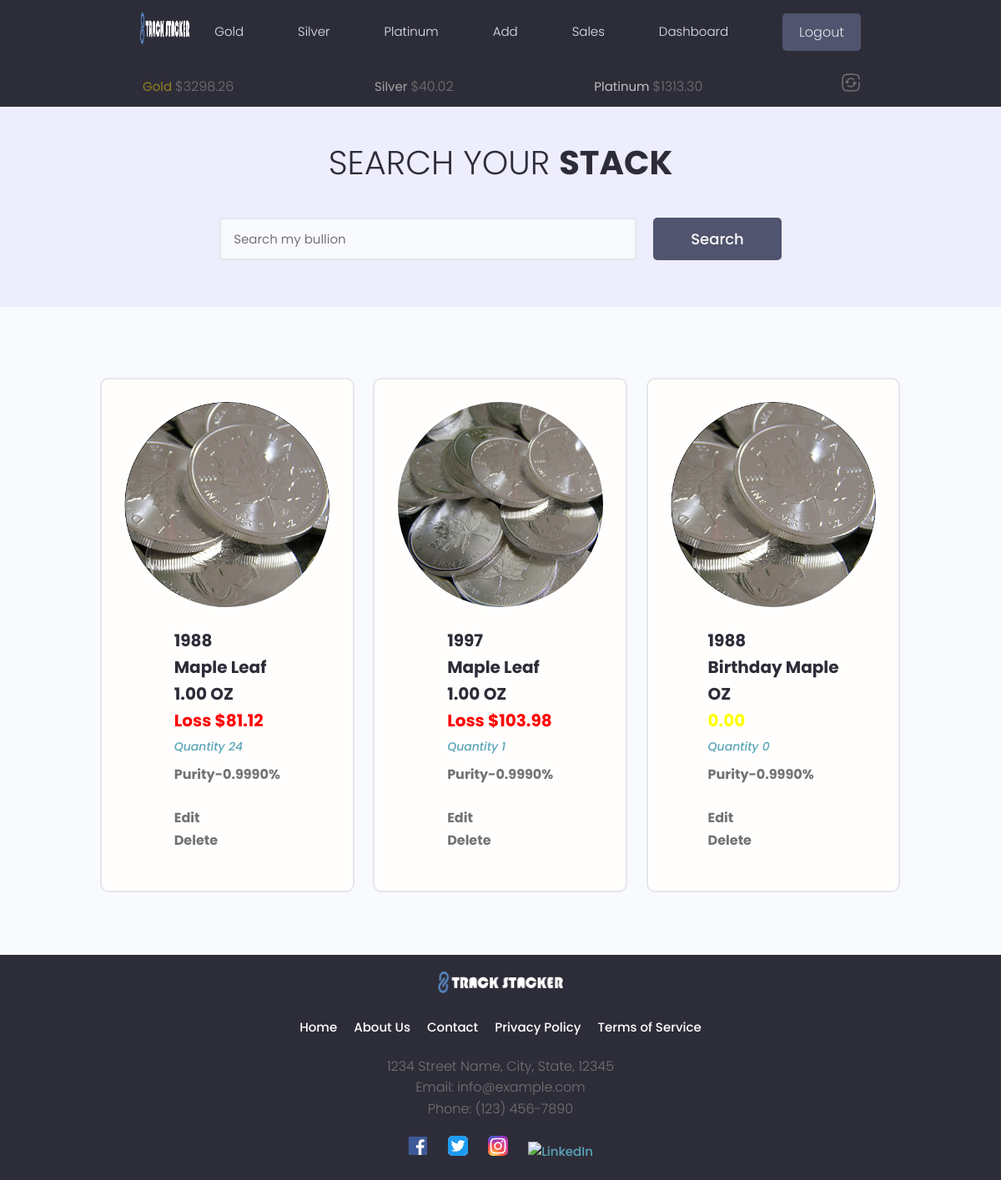
Before: /search-stack/ (signed in) with the older database file.
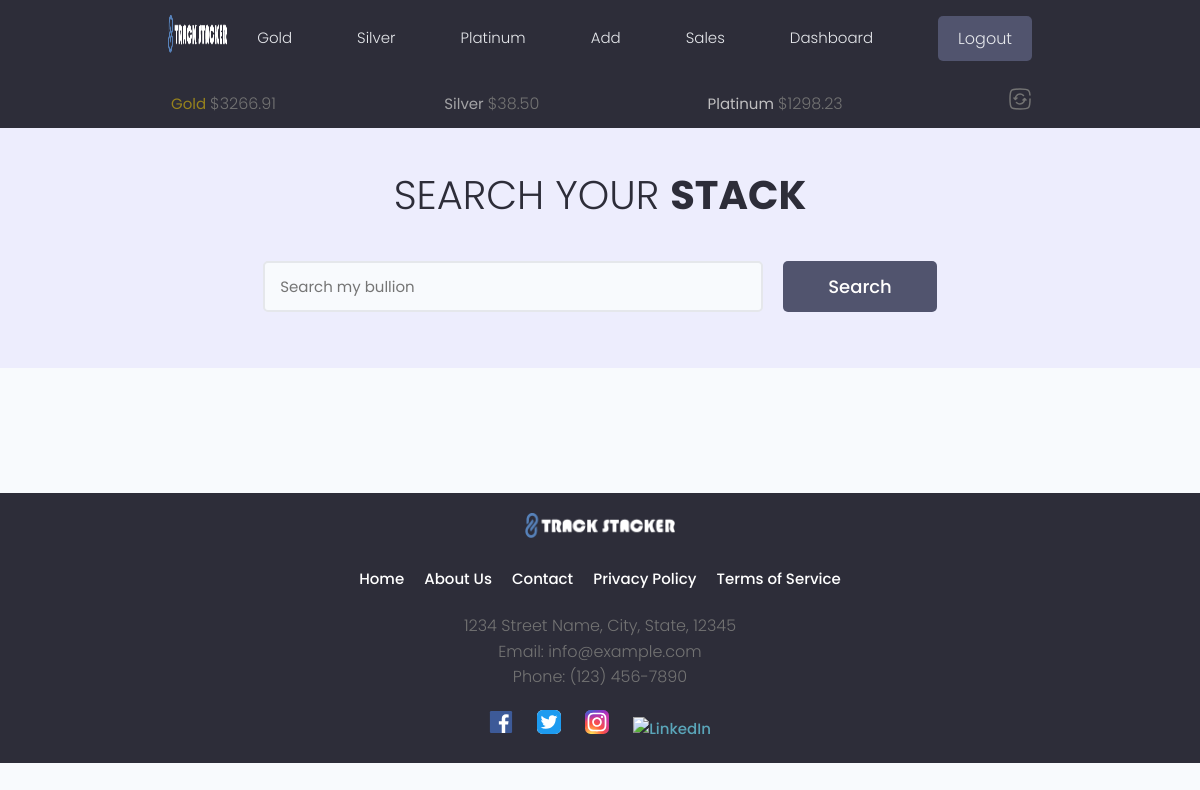
After: the same page with the newer database file.
### tracker/models.py (models this page shows, shortened)
class MetalsData(models.Model):
    owner = models.OneToOneField(Profile, on_delete=models.CASCADE)
    timestamp = models.IntegerField(default=0)
    rates = models.JSONField(default=dict)
    currency = models.CharField(max_length=30)
    current_gold_price = models.DecimalField(max_digits=30, decimal_places=2, default=0)
    current_silver_price = models.DecimalField(max_digits=30, decimal_places=2, default=0)
    current_platinum_price = models.DecimalField(max_digits=30, decimal_places=2, default=0)
    class Meta:
        verbose_name_plural = "Metals Data"

class Silver(models.Model):
    METAL_TYPES = (
        ('gold', 'Gold'),
        ('silver', 'Silver'),
        ('platinum', 'Platinum'),
    )
    BAR_ROUND_MISC = (
        ('bar', 'Bar'),
        ('round', 'Round'),
        ('misc', 'Misc'),
    )
    UNIT_CHOICES = [
        ('GRAMS', 'Grams'),
        ('TROY_OUNCES', 'Troy Ounces'),
    ]
    COA_PRESENT = [
        ('yes', 'Yes'),
        ('no', 'No'),
    ]
    owner = models.ForeignKey(Profile, on_delete=models.CASCADE, default=None, null=True, blank=True, unique=False)
    metal_type = models.CharField(max_length=100, choices=METAL_TYPES, default='')
    item_type = models.CharField(max_length=100, choices=BAR_ROUND_MISC, default='round')
    coa_present = models.CharField(max_length=100, choices=COA_PRESENT, default='no')
    item_year =models.PositiveIntegerField(null=True, blank=True, default=None)
    item_name = models.CharField(max_length=100)
    item_about = models.TextField(max_length=500, null=True, blank=True, default="")
    featured_image = models.ImageField(default='images/silver_avatar.jpg', null=True, blank=True)
    purity = models.DecimalField(max_digits=15, decimal_places=4, null=True, blank=True)
    quantity = models.IntegerField()
    weight_troy_oz = models.DecimalField(max_digits=30, decimal_places=4)
    weight_grams = models.DecimalField(max_digits=30, decimal_places=4, default=0.00)
    cost_to_purchase = models.DecimalField(max_digits=20, decimal_places=2)
    spot_at_purchase = models.DecimalField(max_digits=20, decimal_places=2, null=True, blank=True, default=None)
    premium = models.DecimalField(max_digits=20, decimal_places=2, null=True, blank=True, default=0.00)
    shipping_cost = models.DecimalField(max_digits=15, decimal_places=2, null=True, blank=True)
    purchased_from = models.CharField(max_length=100)
    created = models.DateTimeField(auto_now_add=True)
    cost_per_unit = models.DecimalField(max_digits=20, decimal_places=2, null=True, blank=True, default=0.00)
    total_cost_per_unit = models.DecimalField(max_digits=20, decimal_places=2, null=True, blank=True, default=0.00)
    weight_per_unit = models.DecimalField(max_digits=20, decimal_places=4, default=0.00)
    initial_weight_unit = models.CharField(max_length=50, choices=UNIT_CHOICES, default='TROY_OUNCES')
    id = models.UUIDField(default=uuid.uuid4, primary_key=True, editable=False)
    class Meta:
        verbose_name_plural = "Silver"
    def calculate_profit(self, spot_price):
        if self.quantity > 0:
            try:
                melt_value = Decimal(self.weight_troy_oz) * Decimal(spot_price)
                profit = melt_value - (self.total_cost_per_unit * self.quantity)
            except Exception as e:
                print(f'There has been an error {e}')
            return profit
        else:
            profit = 0.00
            return profit

### tracker/views.py (the view)
# urls.py: path('search-stack/', views.searchMetal, name='searchMetal'),
@login_required(login_url='login-user')
def searchMetal(request):
        results, search_query = searchMetals(request)
        gold_items = results['gold_items']
        silver_items = results['silver_items']
        platinum_items = results['platinum_items']
        metal_objects = list(gold_items) + list(silver_items) + list(platinum_items)
        custom_range, metal_objects = paginateMetals(request, metal_objects, 6)
        metals_data, created = MetalsData.objects.get_or_create(owner=request.user.profile)
        five_minutes_later = metals_data.timestamp + 300
        unix_time_now = int(time.time())
        if metals_data.current_gold_price == 0:
            metals_data.get_api_data(request.user)
        elif (unix_time_now - five_minutes_later) > 300:
            print('chocolate pancake')
        gold_price = metals_data.current_gold_price
        silver_price = metals_data.current_silver_price
        platinum_price = metals_data.current_platinum_price
        if metal_objects:
            spot_price = None
            for object in metal_objects:
                if object.metal_type == 'gold':
                    spot_price = gold_price
                    object.profit = object.calculate_profit(spot_price)
                elif object.metal_type == 'silver':
                    spot_price = silver_price
                    object.profit = object.calculate_profit(spot_price)
                elif object.metal_type == 'platinum':
                    spot_price = platinum_price
                    object.profit = object.calculate_profit(spot_price)
                else:
                    raise Http404("Somehow you managed to mess up something that shouldn't ever happen, congrats!")
            for object in metal_objects:
                if object.quantity != 0:
                    object.weight = object.weight_troy_oz / object.quantity
                else:
                    object.weight = None  # or handle the zero quantity case appropriately
            context = {'metal_objects': metal_objects,
                    'search_query': search_query,
                    'custom_range': custom_range,
                    'object.profit': object.profit,
                    'object.weight': object.weight,
                    'spot_price': spot_price
                    }
        else:
            context = {'metal_objects': [],
                    'search_query': search_query,
                    'custom_range': [],
                    'object.profit': 0,
                    'object.weight': 0,
                    'spot_price':  0
            }
        return render(request, 'tracker/searchreturn.html', context)

### tracker/templates/tracker/searchreturn.html (shortened to what this page needs)
{% extends 'main.html' %}
{% block content %}
{% load static %}
{% load multiply %}
{% load custom_filters %}
<main class="projects">
    <section class="hero-section text-center">
      <div class="container container--narrow">
        <div class="hero-section__box">
          <h2>Search your <span>Stack</span></h2>
        </div>
        <div class="hero-section__search">
          <form class="form" action="#" method="get">
            <div class="form__field">
              <input class="input input--text" id="formInput#search" type="text" name="search_query"
                placeholder="Search my bullion" />
            </div>
            <input class="btn btn--sub btn--lg" type="submit" value="Search" placeholder="{{search_query}}"/>
          </form>
        </div>
      </div>
    </section>
    <section class="projectsList">
      <div class="container">
        <div class="grid grid--three">
          {% for object in metal_objects %}
          <div class="column">
            <div class="card project">
              <a href="{% url 'singleMetal' metal_type=object.metal_type pk=object.pk %}" class="project">
                {% if object.featured_image.url != None %}
                <div class="project__thumbnail metal__thumbnail" style="background-image: url('{{ object.featured_image.url }}')">
                </div>
                {% else %}
                <div class="project__thumbnail metal__thumbnail" style="background-image: url('{% static 'images/default.jpg' %}')">
                </div>
                {% endif %}
                <div class="card__body">
                  <h3 class="project__title">{{object.item_year}}</h3>
                  <h3 class="project__title">{{object.item_name}}</h3>
                  {% if object.initial_weight_unit == 'TROY_OUNCES' %}
                  <h3 class="project__title">{{object.weight|floatformat:2}} OZ</h3>
                  {% else %}
                  <h3 class="project__title">{{object.weight|floatformat:2}} Gram{{object.weight|floatformat:2|pluralize}}</h3>
                  {% endif %}
                  {% if object.profit > 0 %}
                  <h3 class="profit_plus">Profit ${{object.profit|floatformat:2}}</h3>
                  {% elif object.profit == 0 %}
                  <h3 class="profit_neutral">{{object.profit|floatformat:2}}</h3>
                  {% else %}
                  <h3 class="profit_minus">Loss ${{object.profit|absolute|floatformat:2}}</h3>
                  {% endif %}
                  <p><a class="project__author" href="{% url 'singleMetal' metal_type=object.metal_type pk=object.pk %}">Quantity {{object.quantity}}</a></p>
                  <p class="project--rating">
                    <span style="font-weight: bold;">Purity-{{object.purity}}%</span>
                  </p>
                  <p class="project--rating">
                    <a href="{% url 'editPage' metal_type=object.metal_type pk=object.pk %}"><span style="font-weight: bold;">Edit</span></a><br>
                    <a href="{% url 'deletePage' metal_type=object.metal_type pk=object.pk %}"><span style="font-weight: bold;">Delete</span></a>
                  </p>
                </div>
              </a>
            </div>
          </div>
          {% endfor %}
        </div>
      </div>
    </section>
  </main>
{% endblock content %}

### templates/main.html (shortened to what this page needs)
<!DOCTYPE html>
{% load static %}
<html lang="en">
<head>
  <link rel="stylesheet" href="{% static 'uikit/styles/uikit.css' %}" />
  <link rel="stylesheet" href="{% static 'styles/app.css' %}" />
  <link rel="stylesheet" href="{% static 'styles/icons.css' %}">
</head>
<body>
  {% include 'navbar.html' %}
  {% if user.is_authenticated %}
  {% include 'sub_header.html' %}
  {% endif %}
  {% block content %}
  {% endblock %}
  {% include 'footer.html' %}
</body>
<link rel="stylesheet" href="https://cdnjs.cloudflare.com/ajax/libs/highlight.js/10.7.2/styles/default.min.css">
</html>

### templates/navbar.html (shortened to what this page needs)
{% load static %}
<header class="header">
    <div class="container container--narrow">
      <a href="{% url 'homepage' %}" class="header__logo">
        <img src="{% static 'images/long_logo_1.png' %}" alt="alt" />
      </a>
      <nav class="header__nav">
        <ul class="header__menu">
          {% if request.user.is_authenticated %}
          <li class="header__menuItem"><a href="{% url 'metal_page' metal_type='gold' %}">Gold</a></li>
          <li class="header__menuItem"><a href="{% url 'metal_page' metal_type='silver' %}">Silver</a></li>
          <li class="header__menuItem"><a href="{% url 'metal_page' metal_type='platinum' %}">Platinum</a></li>
          <li class="header__menuItem"><a href="{% url 'updatePage' %}">Add</a></li>
          <li class="header__menuItem"><a href="{% url 'soldItems' %}">Sales</a></li>
          <li class="header__menuItem"><a href="{% url 'profile' user.profile.id %}">Dashboard</a></li>
          <li class="header__menuItem"><a href="{% url 'logout-user' %}" class="btn btn--sub">Logout</a></li>
          {% else %}
          <li class="header__menuItem"><a href="{% url 'login-user' %}" class="btn btn--sub">Login/Sign Up</a></li>
          {% endif %}
        </ul>
      </nav>
    </div>
</header>

### templates/sub_header.html (shortened to what this page needs)
{% load static %}
<div id="sticky-bar">
  <header class="subheader">
    <div class="container container--narrow">
      <nav class="subheader__nav">
        <ul>
          <li class="subheader__menuItem" id="goldspot">Gold&nbsp;<span>${{gold_price}}</span></li>
          <li class="subheader__menuItem" id="silverspot">Silver&nbsp;<span>${{silver_price}}</span></li>
          <li class="subheader__menuItem" id="platinumspot">Platinum&nbsp;<span>${{platinum_price}}</span></li>
          <li class="subheader__menuItem"><a><span class="solar--refresh-square-broken" id="update-metals-data-button"></span></a></li>
        </ul>
      </nav>
    </div>
  </header>
</div>

### templates/footer.html (shortened to what this page needs)
{% load static %}
<footer class="footer">
    <div class="container container--narrow">
      <div class="footer__logo">
        <a href="{% url 'homepage' %}">
          <img src="{% static 'images/long_logo_1.png' %}" alt="alt" />
        </a>
      </div>
      <nav class="footer__nav">
        <ul class="footer__menu">
          <li class="footer__menuItem"><a href="{% url 'homepage' %}">Home</a></li>
          <li class="footer__menuItem"><a href="{% url 'about' %}">About Us</a></li>
          <li class="footer__menuItem"><a href="{% url 'contact' %}">Contact</a></li>
          <li class="footer__menuItem"><a href="{% url 'privacy_policy' %}">Privacy Policy</a></li>
          <li class="footer__menuItem"><a href="{% url 'terms_of_service' %}">Terms of Service</a></li>
        </ul>
      </nav>
      <div class="footer__contact">
        <p>1234 Street Name, City, State, 12345</p>
        <p>Email: info@example.com</p>
        <p>Phone: (123) 456-7890</p>
      </div>
      <div class="footer__social">
        <a href="https://www.facebook.com" class="footer__socialLink" target="_blank" rel="noopener noreferrer">
          <img src="{% static 'images/socials/facebook_icon.svg' %}" alt="Facebook" />
        </a>
        <a href="https://www.twitter.com" class="footer__socialLink" target="_blank" rel="noopener noreferrer">
          <img src="{% static 'images/socials/twitter_icon.svg' %}" alt="Twitter" />
        </a>
        <a href="https://www.instagram.com" class="footer__socialLink" target="_blank" rel="noopener noreferrer">
          <img src="{% static 'images/socials/instagram_icon.svg' %}" alt="Instagram" />
        </a>
        <a href="https://www.linkedin.com" class="footer__socialLink" target="_blank" rel="noopener noreferrer">
          <img src="{% static 'images/socials/linkedin_icon.svg' %}" alt="LinkedIn" />
        </a>
      </div>
    </div>
  </footer>

Changed rows visible on the page:
removed Silver: featured_image (picture), item_year "1988", item_name "Maple Leaf", weight "1.00", profit|absolute "81.12", quantity "24", purity "0.9990"
removed Silver: featured_image (picture), item_year "1997", item_name "Maple Leaf", weight "1.00", profit|absolute "103.98", quantity "1", purity "0.9990"
removed Silver: featured_image (picture), item_year "1988", item_name "Birthday Maple", profit "0.00", quantity "0", purity "0.9990"
changed MetalsData: current_gold_price "3298.26" → "3266.91"; current_silver_price "40.02" → "38.50"; current_platinum_price "1313.30" → "1298.23"
